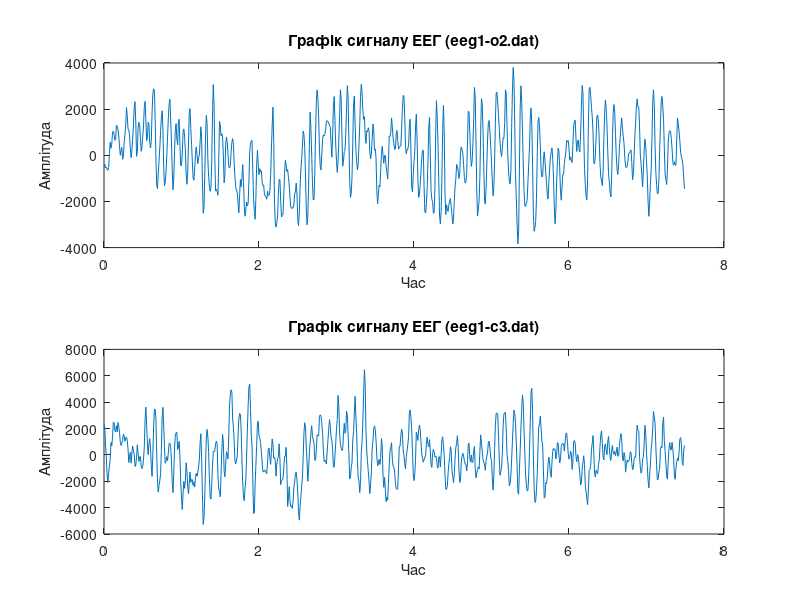
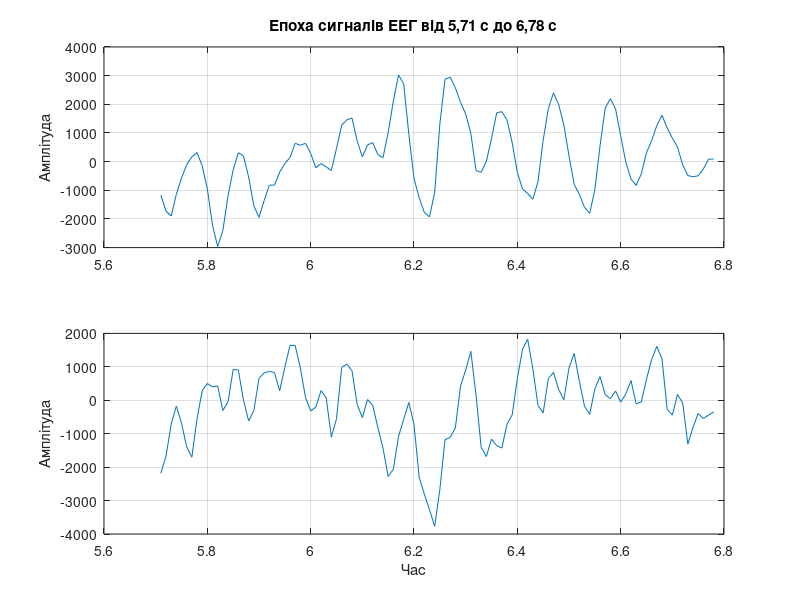
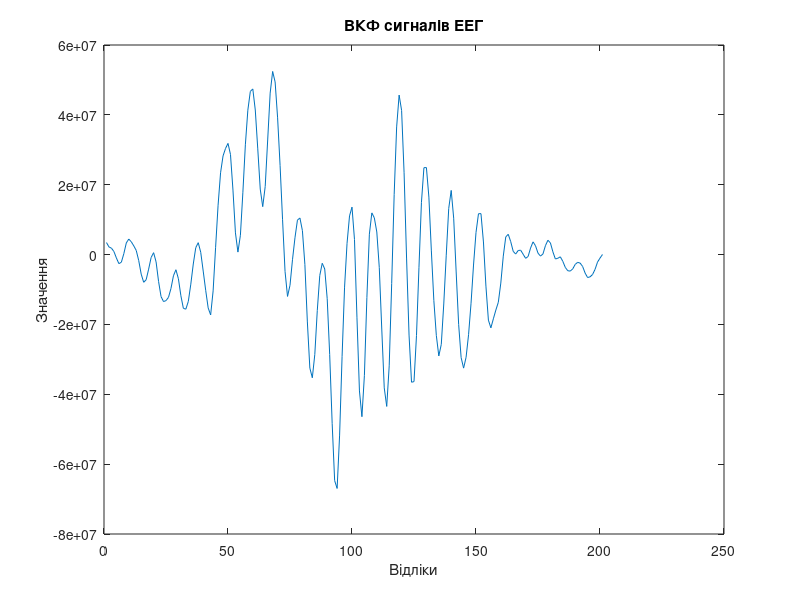
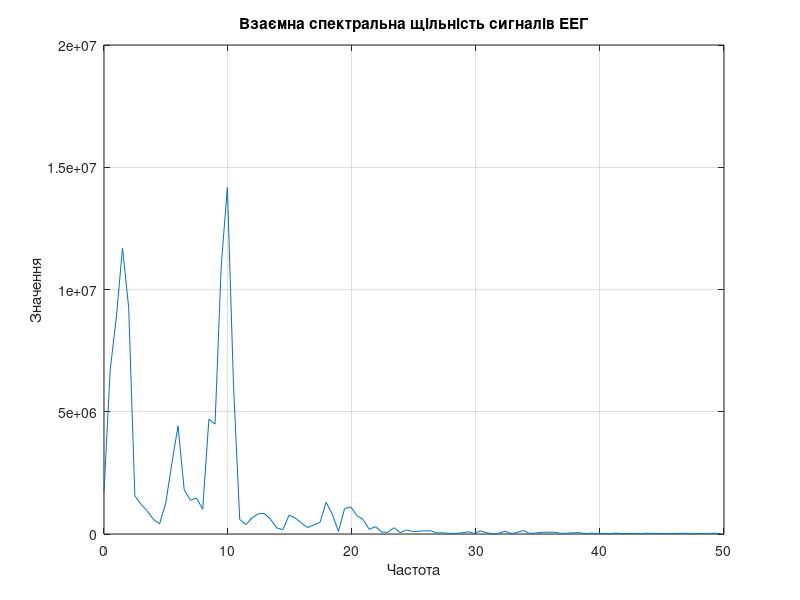

Here is the MATLAB script that generated these plots, in order:

%=== Завдання #3.1 ===
% Завантаження сигналу ЕЕГ файл (eeg1-o2.dat)
fs = 100;
eeg_1 = load('eeg1-o2.dat');
eeg1 = detrend(eeg_1);
t_1 = (0:length(eeg1)-1)/fs;
figure(14)
subplot(2, 1, 1); plot(t_1, eeg1);
title('Графік сигналу ЕЕГ (eeg1-o2.dat)');
xlabel('Час'); ylabel('Амплітуда');

% Завантаження сигналу ЕЕГ файл (eeg1-c3.dat)
eeg_2 = load('eeg1-c3.dat');
eeg2 = detrend(eeg_2);
t_2 = (0:length(eeg2)-1)/fs;
subplot(2, 1, 2); plot(t_2, eeg2);
title('Графік сигналу ЕЕГ (eeg1-c3.dat)');
xlabel('Час'); ylabel('Амплітуда');

%=== Завдання #3.2 ===
% Виділення епохи сигналів ЕЕГ від t1 = 5,71 с до t2 = 6,78 с
t1 = 5.71;
t2 = 6.78;
n1 = fix(t1*fs)+1;
n2 = fix(t2*fs)+1;
figure(15)
eeg1 = eeg1(n1:n2);
eeg2 = eeg2(n1:n2);
subplot(2,1,1); plot(t_1(n1:n2), eeg1), grid on;
title('Епоха сигналів ЕЕГ від 5,71 с до 6,78 с'); ylabel('Амплітуда');
subplot(2,1,2); plot(t_2(n1:n2), eeg2), grid on;
xlabel('Час'); ylabel('Амплітуда');

%=== Завдання #3.3 ===
% Обчислення ВКФ сигналів ЕЕГ
maxlag = 100;
vkf = xcorr(eeg1, eeg2, maxlag);
figure(16)
plot(vkf);
title('ВКФ сигналів ЕЕГ');
xlabel('Відліки'); ylabel('Значення');

%=== Завдання #3.4 ===
% Обчислення взаємної спектральної щільності сигналів ЕЕГ
Sx = abs(fft(vkf)/length(vkf));
Sy = Sx(1:length(vkf)/2+1);
Sy(2:end-1) = 2*Sy(2:end-1);
f = fs*(0:(length(vkf)/2))/length(vkf);
figure(17)
plot(f,Sy), grid on;
title('Взаємна спектральна щільність сигналів ЕЕГ');
xlabel('Частота'); ylabel('Значення');
